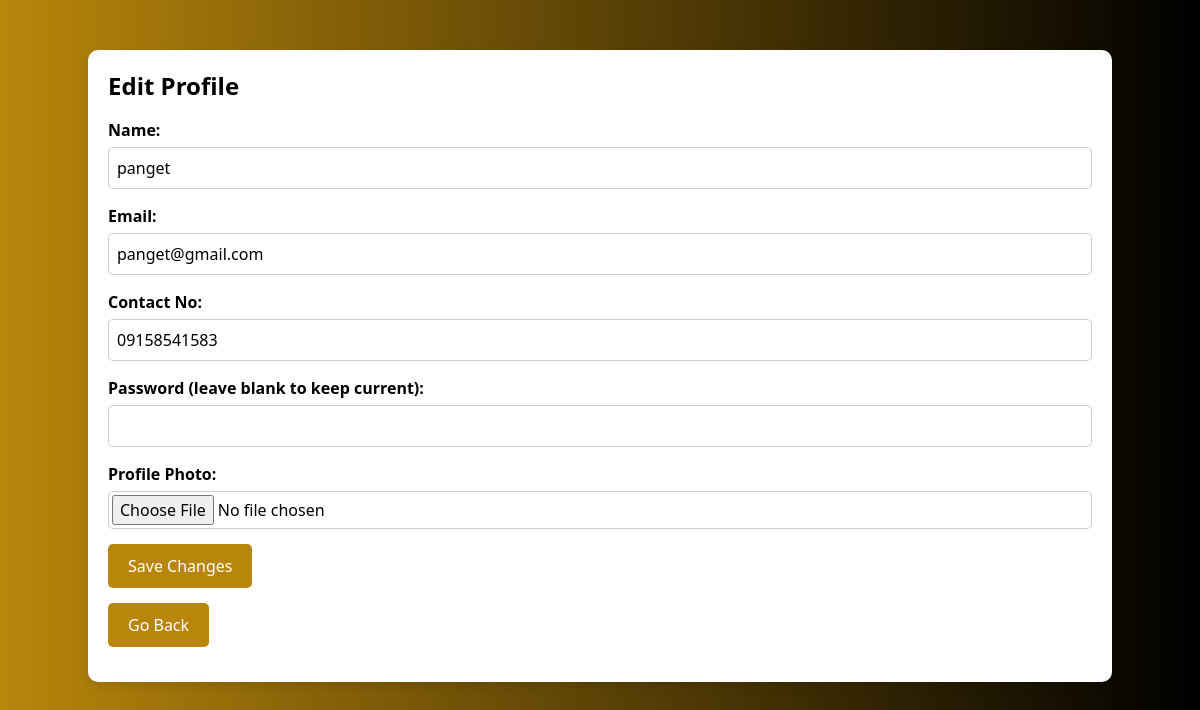
The page /edit_profile.php (signed in) on the database its author committed.
### tables this page shows
CREATE TABLE `admin1` (
  `id` int(11) NOT NULL,
  `user` varchar(30) NOT NULL,
  `email` varchar(225) NOT NULL,
  `password` varchar(100) NOT NULL,
  `role` varchar(500) NOT NULL,
  `contact_number` varchar(15) DEFAULT NULL,
  `photo` varchar(255) DEFAULT NULL
);

### edit_profile.php (the view, shortened to what this page needs)
<?php
require 'db.php';
$user_id = $_SESSION['user_id'];
$stmt = $pdo->prepare("SELECT user, email, contact_number, photo FROM admin1 WHERE id = ?");
$stmt->execute([$user_id]);
$user = $stmt->fetch(PDO::FETCH_ASSOC);
?>
<!DOCTYPE html>
<html lang="en">
<head>
    <link rel="stylesheet" href="/itonatocuescano/CSS/fonts.css">
    <script src="https://cdn.tailwindcss.com"></script>
</head>
<body>
    <div class="container">
        <h1 class="text-2xl font-bold mb-4">Edit Profile</h1>
        <form method="POST" enctype="multipart/form-data">
            <div class="form-group">
                <label for="name">Name:</label>
                <input type="text" id="name" name="name" value="<?php echo htmlspecialchars($user['user']); ?>" required>
            </div>
            <div class="form-group">
                <label for="email">Email:</label>
                <input type="email" id="email" name="email" value="<?php echo htmlspecialchars($user['email']); ?>" required>
            </div>
            <div class="form-group">
                <label for="contact_number">Contact No:</label>
                <input type="text" id="contact_number" name="contact_number" value="<?php echo htmlspecialchars($user['contact_number']); ?>" required>
            </div>
            <div class="form-group">
                <label for="password">Password (leave blank to keep current):</label>
                <input type="password" id="password" name="password">
            </div>
            <div class="form-group">
                <label for="photo">Profile Photo:</label>
                <input type="file" id="photo" name="photo">
            </div>
            <div class="form-group">
                <button type="submit">Save Changes</button>
            </div>
            <div class="form-group">
            <a href="user_profile.php"><button>Go Back</button></a>
            </div>
        </form>
    </div>
</body>
</html>

### edit_profile.php (style rules this page uses)
body { background: linear-gradient(to right, #B8860B, #000); color: white; }
.container { max-width: 600px; margin: 50px auto; background: white; padding: 20px; border-radius: 10px; box-shadow: 0 4px 10px rgba(0, 0, 0, 0.1); color: black; }
.form-group { margin-bottom: 15px; }
.form-group label { font-weight: bold; }
.form-group input { width: 100%; padding: 8px; margin-top: 5px; border: 1px solid #ccc; border-radius: 5px; }
.form-group input[type="file"] { padding: 3px; }
.form-group button { background-color: #B8860B; color: white; padding: 10px 20px; border: none; border-radius: 5px; cursor: pointer; }

### rows shown on the page
admin1: name "panget", email "panget@gmail.com", contact_number "09158541583"
